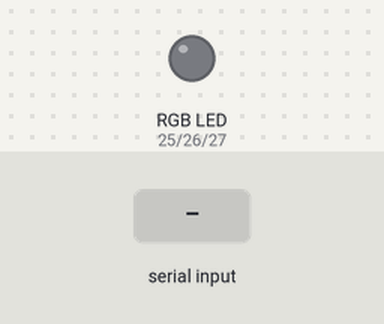
The sketch below on a simulated ESP32. On the bench: an RGB LED mixed from three pins (HIGH = lit). The test bench sets the inputs (shaded band). Dim RGB values are drawn brighter than linear; random numbers use the default seed unless the sketch sets one; nothing arrives over Bluetooth unless stated; what the sketch prints to the serial monitor is not drawn.

Above: at 2.8 s.
2.9 s: "ON\n" received over the second serial link
At 3.9 s:
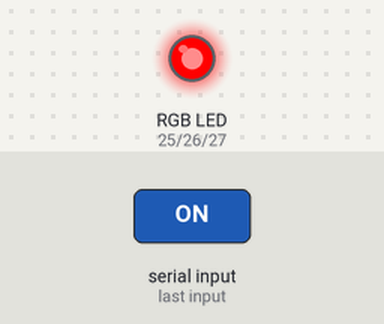
4.5 s: "#90\n" received over the second serial link
At 5.4 s:
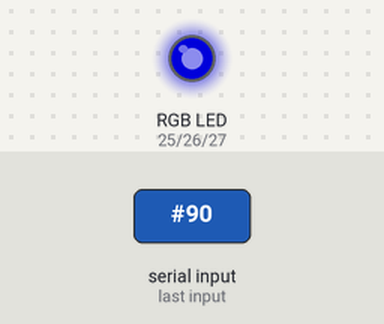
Timing chart, 0 to 7.5 s (numbered marks = the images above; inputs shaded):
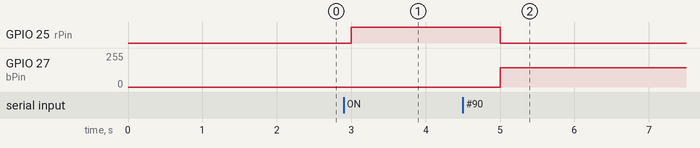

The sketch:

Fase1_devkit.ino
```cpp
#include <Arduino.h>
#include "BluetoothSerial.h"

BluetoothSerial SerialBT;

int rPin = 25;
int gPin = 26;
int bPin = 27;

void setup() {
  Serial.begin(115200);
  SerialBT.begin("ESP32_RGB_ALT");  // Nombre Bluetooth visible
  Serial.println("Bluetooth listo. Conéctate con la app Serial Bluetooth Terminal.");

  pinMode(rPin, OUTPUT);
  pinMode(gPin, OUTPUT);
  pinMode(bPin, OUTPUT);
}

void setColor(int r, int g, int b) {
  analogWrite(rPin, r);
  analogWrite(gPin, g);
  analogWrite(bPin, b);
}

void loop() {
  if (SerialBT.available()) {
    String msg = SerialBT.readStringUntil('\n');
    msg.trim();

    if (msg == "ON") setColor(255, 0, 0);       // Rojo
    else if (msg == "OFF") setColor(0, 0, 0);   // Apagar
    else if (msg.startsWith("#")) {
      long color = strtol(msg.substring(1).c_str(), NULL, 16);
      int r = (color >> 16) & 0xFF;
      int g = (color >> 8) & 0xFF;
      int b = color & 0xFF;
      setColor(r, g, b);
    }
  }

  float temp = 25 + random(-3, 3);
  SerialBT.println(String("Temp: ") + temp + " °C");
  delay(1000);
}
```

Measured:
- after the input at 2.9 s, GPIO 25 (rPin): LOW → HIGH after 0.10 s
- after the input at 4.5 s, GPIO 25 (rPin): HIGH → LOW after 0.50 s; GPIO 27 (bPin): 0/255 → 144/255 after 0.50 s
